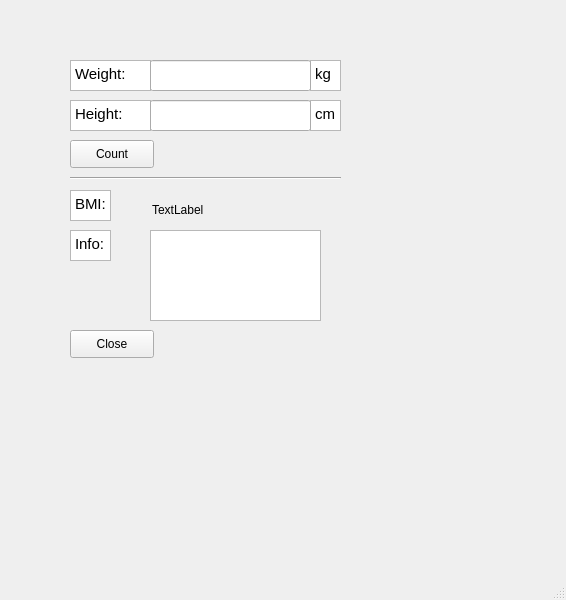
<?xml version="1.0" encoding="UTF-8"?>
<ui version="4.0">
 <class>MainWindow</class>
 <widget class="QMainWindow" name="MainWindow">
  <property name="geometry">
   <rect>
    <x>0</x>
    <y>0</y>
    <width>566</width>
    <height>600</height>
   </rect>
  </property>
  <property name="windowTitle">
   <string>MainWindow</string>
  </property>
  <widget class="QWidget" name="centralwidget">
   <widget class="QTextBrowser" name="weightText">
    <property name="geometry">
     <rect>
      <x>70</x>
      <y>60</y>
      <width>81</width>
      <height>31</height>
     </rect>
    </property>
    <property name="html">
     <string>&lt;!DOCTYPE HTML PUBLIC &quot;-//W3C//DTD HTML 4.0//EN&quot; &quot;http://www.w3.org/TR/REC-html40/strict.dtd&quot;&gt;
&lt;html&gt;&lt;head&gt;&lt;meta name=&quot;qrichtext&quot; content=&quot;1&quot; /&gt;&lt;style type=&quot;text/css&quot;&gt;
p, li { white-space: pre-wrap; }
&lt;/style&gt;&lt;/head&gt;&lt;body style=&quot; font-family:'Cantarell'; font-size:11pt; font-weight:400; font-style:normal;&quot;&gt;
&lt;p style=&quot; margin-top:0px; margin-bottom:0px; margin-left:0px; margin-right:0px; -qt-block-indent:0; text-indent:0px;&quot;&gt;Weight:&lt;/p&gt;&lt;/body&gt;&lt;/html&gt;</string>
    </property>
   </widget>
   <widget class="QTextBrowser" name="heightText">
    <property name="geometry">
     <rect>
      <x>70</x>
      <y>100</y>
      <width>81</width>
      <height>31</height>
     </rect>
    </property>
    <property name="html">
     <string>&lt;!DOCTYPE HTML PUBLIC &quot;-//W3C//DTD HTML 4.0//EN&quot; &quot;http://www.w3.org/TR/REC-html40/strict.dtd&quot;&gt;
&lt;html&gt;&lt;head&gt;&lt;meta name=&quot;qrichtext&quot; content=&quot;1&quot; /&gt;&lt;style type=&quot;text/css&quot;&gt;
p, li { white-space: pre-wrap; }
&lt;/style&gt;&lt;/head&gt;&lt;body style=&quot; font-family:'Cantarell'; font-size:11pt; font-weight:400; font-style:normal;&quot;&gt;
&lt;p style=&quot; margin-top:0px; margin-bottom:0px; margin-left:0px; margin-right:0px; -qt-block-indent:0; text-indent:0px;&quot;&gt;Height:&lt;/p&gt;&lt;/body&gt;&lt;/html&gt;</string>
    </property>
   </widget>
   <widget class="QTextBrowser" name="kgText">
    <property name="geometry">
     <rect>
      <x>310</x>
      <y>60</y>
      <width>31</width>
      <height>31</height>
     </rect>
    </property>
    <property name="html">
     <string>&lt;!DOCTYPE HTML PUBLIC &quot;-//W3C//DTD HTML 4.0//EN&quot; &quot;http://www.w3.org/TR/REC-html40/strict.dtd&quot;&gt;
&lt;html&gt;&lt;head&gt;&lt;meta name=&quot;qrichtext&quot; content=&quot;1&quot; /&gt;&lt;style type=&quot;text/css&quot;&gt;
p, li { white-space: pre-wrap; }
&lt;/style&gt;&lt;/head&gt;&lt;body style=&quot; font-family:'Cantarell'; font-size:11pt; font-weight:400; font-style:normal;&quot;&gt;
&lt;p style=&quot; margin-top:0px; margin-bottom:0px; margin-left:0px; margin-right:0px; -qt-block-indent:0; text-indent:0px;&quot;&gt;kg&lt;/p&gt;&lt;/body&gt;&lt;/html&gt;</string>
    </property>
   </widget>
   <widget class="QTextBrowser" name="cmText">
    <property name="geometry">
     <rect>
      <x>310</x>
      <y>100</y>
      <width>31</width>
      <height>31</height>
     </rect>
    </property>
    <property name="html">
     <string>&lt;!DOCTYPE HTML PUBLIC &quot;-//W3C//DTD HTML 4.0//EN&quot; &quot;http://www.w3.org/TR/REC-html40/strict.dtd&quot;&gt;
&lt;html&gt;&lt;head&gt;&lt;meta name=&quot;qrichtext&quot; content=&quot;1&quot; /&gt;&lt;style type=&quot;text/css&quot;&gt;
p, li { white-space: pre-wrap; }
&lt;/style&gt;&lt;/head&gt;&lt;body style=&quot; font-family:'Cantarell'; font-size:11pt; font-weight:400; font-style:normal;&quot;&gt;
&lt;p style=&quot; margin-top:0px; margin-bottom:0px; margin-left:0px; margin-right:0px; -qt-block-indent:0; text-indent:0px;&quot;&gt;cm&lt;/p&gt;&lt;/body&gt;&lt;/html&gt;</string>
    </property>
   </widget>
   <widget class="Line" name="line">
    <property name="geometry">
     <rect>
      <x>70</x>
      <y>170</y>
      <width>271</width>
      <height>16</height>
     </rect>
    </property>
    <property name="orientation">
     <enum>Qt::Horizontal</enum>
    </property>
   </widget>
   <widget class="QPushButton" name="countButton">
    <property name="geometry">
     <rect>
      <x>70</x>
      <y>140</y>
      <width>84</width>
      <height>28</height>
     </rect>
    </property>
    <property name="text">
     <string>Count</string>
    </property>
   </widget>
   <widget class="QTextBrowser" name="BMIText">
    <property name="geometry">
     <rect>
      <x>70</x>
      <y>190</y>
      <width>41</width>
      <height>31</height>
     </rect>
    </property>
    <property name="html">
     <string>&lt;!DOCTYPE HTML PUBLIC &quot;-//W3C//DTD HTML 4.0//EN&quot; &quot;http://www.w3.org/TR/REC-html40/strict.dtd&quot;&gt;
&lt;html&gt;&lt;head&gt;&lt;meta name=&quot;qrichtext&quot; content=&quot;1&quot; /&gt;&lt;style type=&quot;text/css&quot;&gt;
p, li { white-space: pre-wrap; }
&lt;/style&gt;&lt;/head&gt;&lt;body style=&quot; font-family:'Cantarell'; font-size:11pt; font-weight:400; font-style:normal;&quot;&gt;
&lt;p style=&quot; margin-top:0px; margin-bottom:0px; margin-left:0px; margin-right:0px; -qt-block-indent:0; text-indent:0px;&quot;&gt;BMI:&lt;/p&gt;&lt;/body&gt;&lt;/html&gt;</string>
    </property>
   </widget>
   <widget class="QTextBrowser" name="Infolabel">
    <property name="geometry">
     <rect>
      <x>70</x>
      <y>230</y>
      <width>41</width>
      <height>31</height>
     </rect>
    </property>
    <property name="html">
     <string>&lt;!DOCTYPE HTML PUBLIC &quot;-//W3C//DTD HTML 4.0//EN&quot; &quot;http://www.w3.org/TR/REC-html40/strict.dtd&quot;&gt;
&lt;html&gt;&lt;head&gt;&lt;meta name=&quot;qrichtext&quot; content=&quot;1&quot; /&gt;&lt;style type=&quot;text/css&quot;&gt;
p, li { white-space: pre-wrap; }
&lt;/style&gt;&lt;/head&gt;&lt;body style=&quot; font-family:'Cantarell'; font-size:11pt; font-weight:400; font-style:normal;&quot;&gt;
&lt;p style=&quot; margin-top:0px; margin-bottom:0px; margin-left:0px; margin-right:0px; -qt-block-indent:0; text-indent:0px;&quot;&gt;Info:&lt;/p&gt;&lt;/body&gt;&lt;/html&gt;</string>
    </property>
   </widget>
   <widget class="QTextBrowser" name="infoTextBrowser">
    <property name="geometry">
     <rect>
      <x>150</x>
      <y>230</y>
      <width>171</width>
      <height>91</height>
     </rect>
    </property>
   </widget>
   <widget class="QPushButton" name="closeButton">
    <property name="geometry">
     <rect>
      <x>70</x>
      <y>330</y>
      <width>84</width>
      <height>28</height>
     </rect>
    </property>
    <property name="text">
     <string>Close</string>
    </property>
   </widget>
   <widget class="QLineEdit" name="weightLineEdit">
    <property name="geometry">
     <rect>
      <x>150</x>
      <y>60</y>
      <width>161</width>
      <height>31</height>
     </rect>
    </property>
   </widget>
   <widget class="QLineEdit" name="heightLineEdit">
    <property name="geometry">
     <rect>
      <x>150</x>
      <y>100</y>
      <width>161</width>
      <height>31</height>
     </rect>
    </property>
   </widget>
   <widget class="QLabel" name="resultLabel">
    <property name="geometry">
     <rect>
      <x>152</x>
      <y>200</y>
      <width>101</width>
      <height>20</height>
     </rect>
    </property>
    <property name="text">
     <string>TextLabel</string>
    </property>
   </widget>
  </widget>
  <widget class="QMenuBar" name="menubar">
   <property name="geometry">
    <rect>
     <x>0</x>
     <y>0</y>
     <width>566</width>
     <height>25</height>
    </rect>
   </property>
  </widget>
  <widget class="QStatusBar" name="statusbar"/>
 </widget>
 <resources/>
 <connections/>
</ui>
